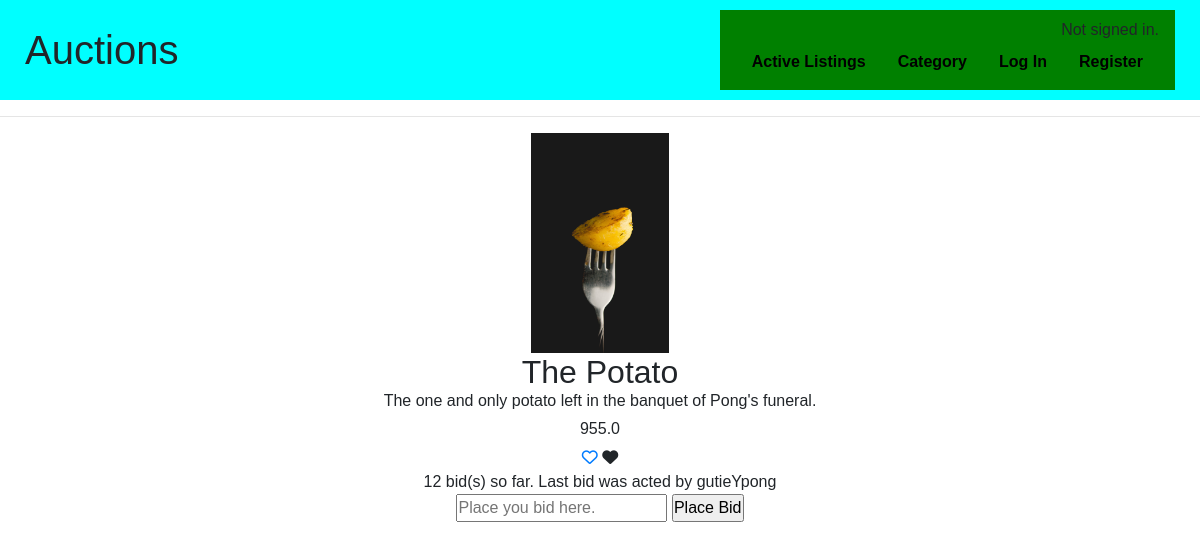
The page /The Potato/detail on the database as committed earlier.
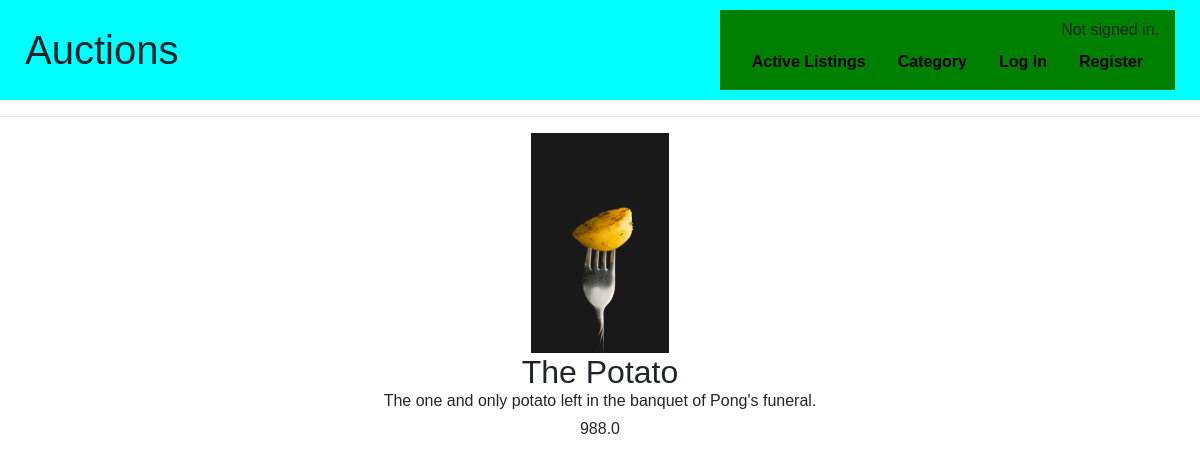
The same page on the database as committed later.
### auctions/models.py (models this page shows, shortened)
class Listing(models.Model):
    item_image = models.ImageField(upload_to='images/', blank=True, null=True)
    item_name = models.CharField(max_length=64)
    item_desc = models.CharField(max_length=128)
    starting_bid = models.FloatField()
    item_category = models.ForeignKey(Category, on_delete=models.CASCADE, related_name="classified")
    watchlist = models.ManyToManyField(User, blank=True, related_name="favorites")
    bid_count = models.IntegerField(default=0, blank=False)
    is_active = models.BooleanField(default=True)
    item_creater = models.ForeignKey(User, on_delete=models.CASCADE, related_name="creater")

class User(AbstractUser):
    pass

### auctions/views.py (the view, shortened to what this page needs)
# urls.py: path("<str:item_name>/detail", views.detail, name="detail"),
def detail(request, item_name):
    listing_item = Listing.objects.get(item_name=item_name)
    bidder_obj = Bidder.objects.filter(bidder_item=listing_item.id)
    comment_obj = Comment.objects.filter(comment_item=listing_item.id)
    is_creater = False
    any_bidder = False
    if listing_item.item_creater_id == request.user.id:
        is_creater = True
    if bidder_obj.exists():
        last_bidder = bidder_obj.latest('bid_time').bidder_name
        any_bidder = True
        return render(request, "auctions/listing_detail.html", {
            "item": listing_item,
            "last_bidder": last_bidder,
            "is_creater": is_creater,
            "any_bidder": any_bidder,
            "comments": comment_obj
        })

### auctions/templates/auctions/listing_detail.html (shortened to what this page needs)
{% extends "auctions/layout.html" %}
{% block body %}
    <img src="{{ item.item_image.url }}">
    <h2>{{ item.item_name }}</h2>
    <h6>{{ item.item_desc }}</h5>
    <h6 class="bid">{{ item.starting_bid }}</h6>
    {% if item.is_active %}
        <div class="add_2_watchlist_icon">
            <span><a href="{% url 'add_2_watchlist' item.id %}"><i class="far fa-heart"></i></a></span>
            <span><i class="fas fa-heart"></i></span>
        </div>
        <div>
            <span>{{ item.bid_count }} bid(s) so far.</span>
            {% if any_bidder %}
                <span>Last bid was acted by {{ last_bidder }}</span>
            {% endif %}
        </div>
        <form action="{% url 'bid_update' item.id %}" method="post">
            <input type="number" min={{ item.starting_bid }} step="0.01" placeholder="Place you bid here." name="bid">
            <input type="submit" value="Place Bid">
        </form>
    {% endif %}
{% endblock %}

Rows that differ between the two databases and show on the page:
no longer on this page (row edited): User: username "gutieYpong"
changed Listing "The Potato": starting_bid "955.0" → "988.0"; is_active True → False (drawn); bid_count "12" → (not shown)
Other text that changed with them:
form field value: "Place Bid" → (not shown)
text no longer shown: "bid(s) so far. Last bid was acted by"
